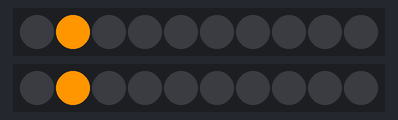
A sketch run on a simulated Arduino Uno, built with avr-gcc and run on an emulated ATmega328P. Shown: 2 × 10 RGB LEDs in strip order, left to right.

Above: at 0.12 s.
At 5.02 s:
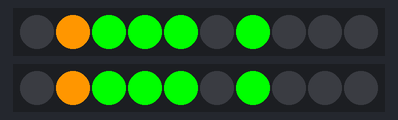
At 10.04 s:
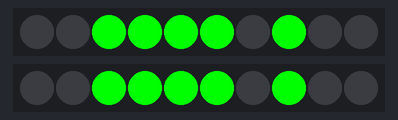
At 19.96 s:
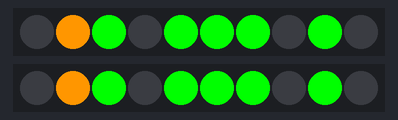
At 29.88 s:
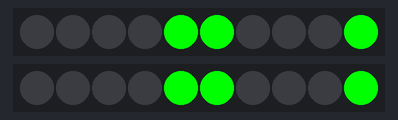
At 39.91 s:
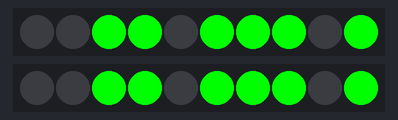

The sketch:

WalkMultiple.ino
```cpp
/*
Grove LED Bar - Walk Multiple Example
This example will show you how to use setBits() function of this library.
Set any combination of LEDs using 10 bits.
This example walks through all 1024 (2^10) possible combinations on two LED Bars.

Ported for MSP-EXP430F5529, TM4c123 (Tiva C), and cc3200 LaunchPad By Cameron P. LaFollette

 ***IMPORTANT*** If using cc3200 LaunchPad, place a jumper wire from
 BoosterPack pin 31 to 36, a wire from pin 29 to 35,
 9 to 37, and 10 to 38
 then change Grove_LED_Bar bar2(35, 36, 0) to (29, 31, 0)
 and Grove_LED_Bar bar1(37, 38, 0) to (9, 10, 0)


*/

#include <Grove_LED_Bar.h>

// Arduino Clock pin, Data pin, Orientation
// Grove_LED_Bar bar1(9, 8, 0); // Clock pin, Data pin, Orientation
//Grove_LED_Bar bar2(7, 6, 1);  // Clock pin, Data pin, Orientation

// LaunchPad Clock pin, Data pin, Orientation
Grove_LED_Bar bar1(37, 38, 0);  // for cc3200 change to Grove_LED_Bar bar1(9, 10, 0);

Grove_LED_Bar bar2(35, 36, 0);  // for cc3200 change to Grove_LED_Bar bar2(29, 31, 0);


void setup()
{
  // nothing to initialize
  bar1.begin();
  bar2.begin();
}

void loop()
{
  // 0 = 0x0 = all 10 LEDs turned off
  // 1023 = 0x3FF = all 10 LEDs lit up
  for (int i = 0; i <= 1023; i++)
  {
    bar1.setBits(i);
    bar2.setBits(i);
    delay(50);
  }
}
```
